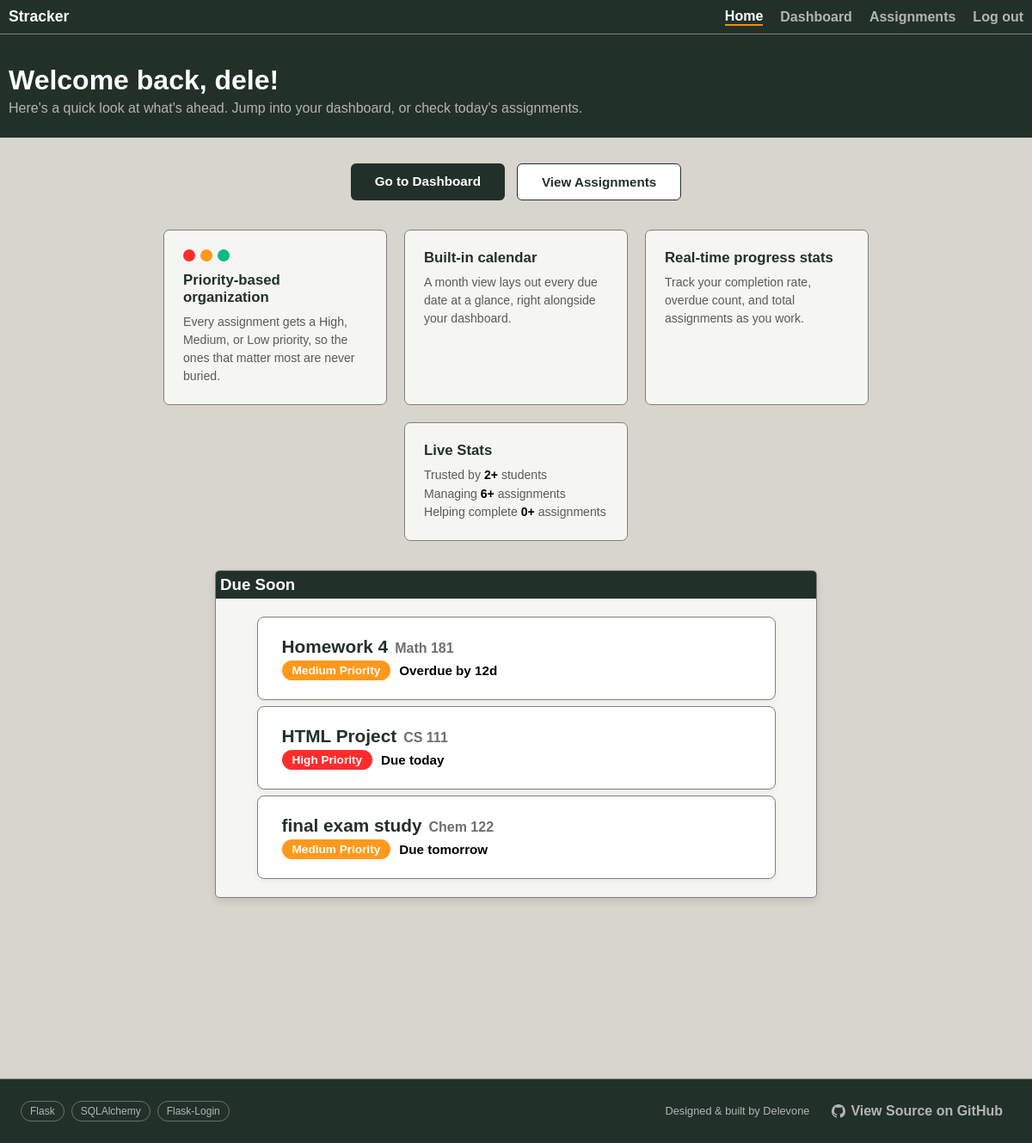
Page / (signed in) on the earlier database version.
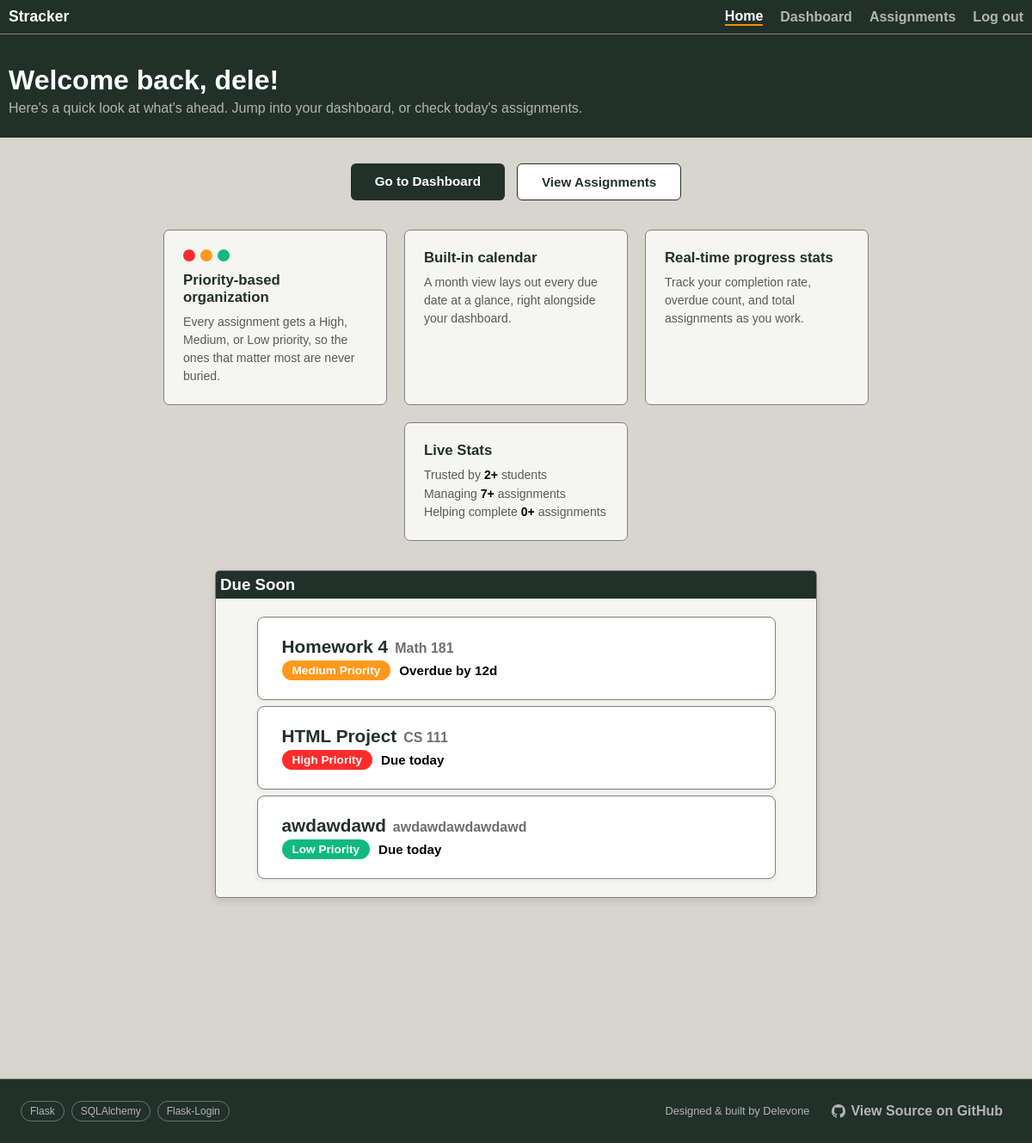
Same page on the later database version.
### app/models.py (models this page shows, shortened)
class Assignment(db.Model):
    id = db.Column(db.Integer, primary_key=True)
    name = db.Column(db.String(150))
    course = db.Column(db.String(150))
    priority = db.Column(db.String(10))
    due_date = db.Column(db.Date)
    notes = db.Column(db.String(1000))
    completion_status = db.Column(db.Boolean, default=False)
    student = db.Column(db.Integer, db.ForeignKey('user.id'))
    def days_until_due(self):
        try:
            return (self.due_date - date.today()).days
        except ValueError:
            return 9999
    def due_label(self):
        days = self.days_until_due()
        if self.completion_status:
            return "Completed"
        elif days < -1:
            return f"Overdue by {abs(days)}d"
        elif days == -1:
            return f"Due yesterday"
        elif days == 0:
            return "Due today"
        elif days == 1:
            return "Due tomorrow"
        elif 1 < days <= 6:
            return f"Due in {days} days"
        elif days ==7:
            return "Due in 1 week"
        else:
            return f"Due date: {self.due_date.strftime('%m/%d/%Y')}"

### app/dashboard/routes.py (the view)
@views.route("/")
def home():
    real_user_stats = {
            "total_users": User.query.count(),
            "total_assignments": Assignment.query.count(),
            "completed_assignments": Assignment.query.filter_by(completion_status=True).count(),
        }
    return render_template("home.html", user=current_user, real_user_stats=real_user_stats)

### app/__init__.py (called while the page is built)
def create_app():
    app = Flask(__name__)
    app.config['SECRET_KEY'] = os.environ.get("SECRET_KEY")
    app.config['SQLALCHEMY_DATABASE_URI'] = DATABASE_URL or 'sqlite:///database.db'
    db.init_app(app)
    from app.auth.routes import auth
    from app.dashboard.routes import views
    app.register_blueprint(auth, url_prefix="/auth")
    app.register_blueprint(views, url_prefix="/")
    from .models import User, Assignment
    login_manager = LoginManager()
    login_manager.login_view = "auth.login"
    login_manager.init_app(app)
    @login_manager.user_loader
    def load_user(id):
        return User.query.get(int(id))
    if not path.exists('app/' + "database.db"):
        with app.app_context():
            db.create_all()
        print('Created Database!')
    return app

### app/templates/home.html (shortened to what the changed rows need)
{% extends "index.html" %}
{% block content %}
    <header>
        {% if user.is_authenticated %}
        <h1>Welcome back, {{ user.username }}!</h1>
        {% else %}
        <h1>Stay on top of every deadline.</h1>
        <p>Stracker is a student assignment tracker with priority-based color coding, a built-in calendar, and real-time progress stats.</p>
        <p>Track due dates, organize classes, and never miss another deadline.</p>
        {% endif %}
    </header>
    <main>
        <div class="home-content">
            <div class="home-features">
                <div class="home-feature-card">
                    <p class="home-feature-desc">Managing <span class="stat">{{ real_user_stats.total_assignments }}+</span> assignments</p>
                </div>
            </div>
            {% if user.is_authenticated %}
            {% set upcoming = (user.assignments | rejectattr('completion_status') | sort(attribute='due_date') | list)[:3] %}
            <div class="statistics-container box-shadow home-preview">
                <ul class="home-preview-list">
                    {% for assignment in upcoming %}
                    <li class="assignment priority-{{ assignment.priority|lower }}">
                        <div class="assignment-main">
                            <div class="assignment-header">
                                <span class="assignment-name">{{ assignment.name }}</span>
                                <span class="assignment-course">{{ assignment.course }}</span>
                            </div>
                            <div class="assignment-meta">
                                <span class="priority-badge priority-{{ assignment.priority|lower }}">{{ assignment.priority }} Priority</span>
                                <span class="assignment-due">{{ assignment.due_label() }}</span>
                            </div>
                        </div>
                    </li>
                    {% else %}
                    <p class="home-preview-empty">You're all caught up — nothing due right now. <a href="/assignments">Add an assignment</a> to get started.</p>
                    {% endfor %}
                </ul>
            </div>
            {% endif %}
        </div>
    </main>
{% endblock %}

Differences in the rows shown:
no longer on this page (row unchanged): Assignment: name "final exam study", course "Chem 122", priority "Medium", due_label "Due tomorrow"
added Assignment: name "awdawdawd", course "awdawdawdawdawd", priority "Low", due_label "Due today"
Other differences:
{{ real_user_stats.total_assignments }}: "6" → "7"
